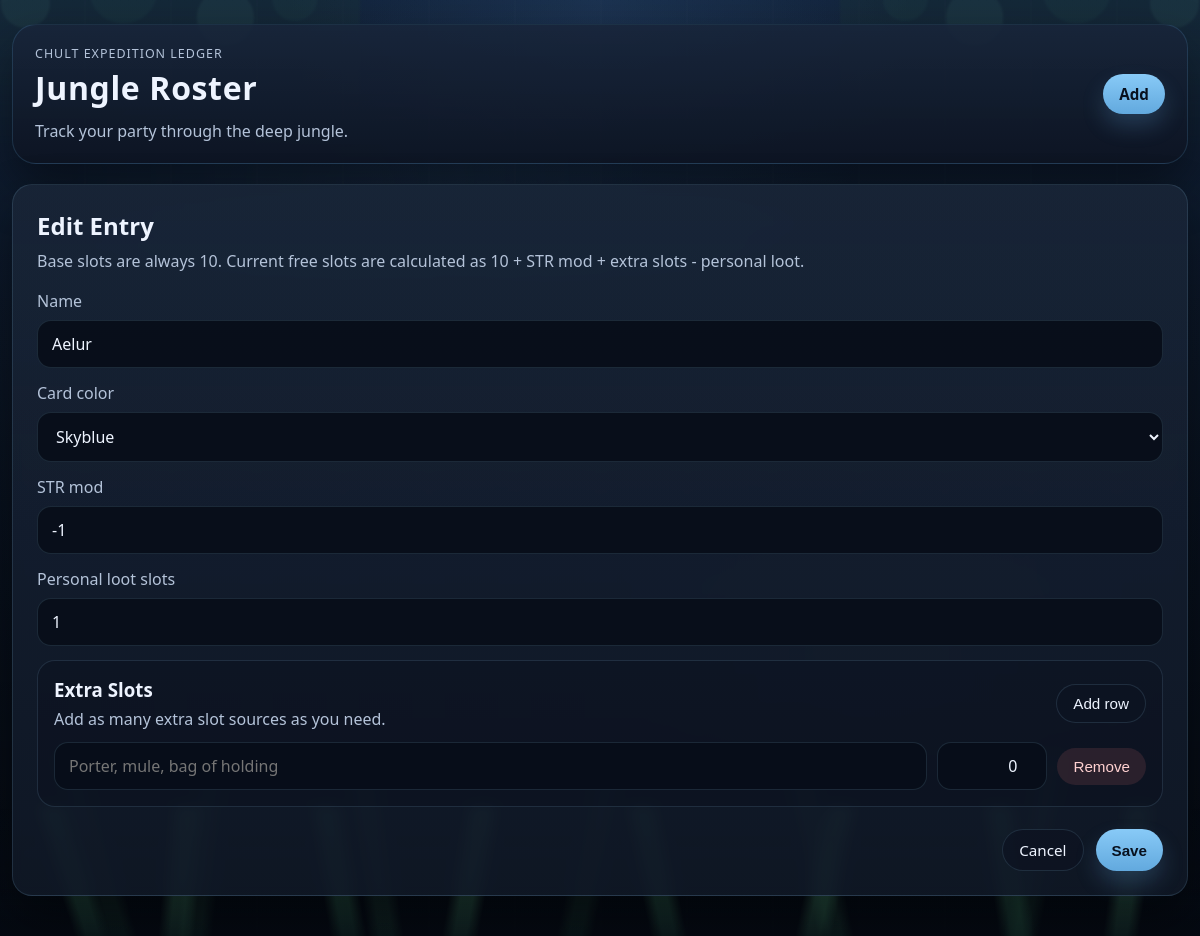
Screenshot of /edit/11 with the database file from the repository.
### tables this page shows
CREATE TABLE members (
            id INTEGER PRIMARY KEY AUTOINCREMENT,
            name TEXT NOT NULL,
            str_mod INTEGER NOT NULL DEFAULT 0,
            max_slots INTEGER NOT NULL DEFAULT 0,
            used_slots INTEGER NOT NULL DEFAULT 0,
            card_color TEXT NOT NULL DEFAULT 'dark-blue'
        );

### app.py (the view, shortened to what this page needs)
@app.route("/edit/<int:member_id>", methods=["GET", "POST"])
def edit_member(member_id: int) -> str:
    member = get_member(member_id)
    extra_slots = [
        {"name": row["name"], "amount": row["amount"]}
        for row in get_member_extra_slots(member_id)
    ]
    if not extra_slots:
        extra_slots = [{"name": "", "amount": 0}]
    return render_template(
        "form.html",
        member=member,
        extra_slots=extra_slots,
        color_options=CARD_COLORS,
        page_title="Edit Entry",
    )

### app.py (called while the page is built)
def get_db() -> sqlite3.Connection:
    if "db" not in g:
        g.db = sqlite3.connect(DATABASE)
        g.db.row_factory = sqlite3.Row
        g.db.execute("PRAGMA foreign_keys = ON")
    return g.db

def get_member(member_id: int) -> sqlite3.Row:
    member = get_db().execute(
        "SELECT * FROM members WHERE id = ?", (member_id,)
    ).fetchone()
    if member is None:
        raise ValueError("Entry not found.")
    return member

def get_member_extra_slots(member_id: int) -> list[sqlite3.Row]:
    return get_db().execute(
        """
        SELECT id, name, amount
        FROM extra_slots
        WHERE member_id = ?
        ORDER BY id
        """,
        (member_id,),
    ).fetchall()

### templates/form.html (shortened to what this page needs)
{% extends "base.html" %}
{% block content %}
  <section class="form-panel">
    <div class="panel-heading">
      <h2>{{ page_title }}</h2>
      <p>Base slots are always 10. Current free slots are calculated as 10 + STR mod + extra slots - personal loot.</p>
    </div>
    <form class="member-form" method="post">
      <label>
        Name
        <input
          type="text"
          name="name"
          value="{{ member['name'] if member else '' }}"
          placeholder="Vivy"
          required
        >
      </label>
      <label>
        Card color
        <select name="card_color">
          {% for color_id, color_label in color_options.items() %}
            <option value="{{ color_id }}" {% if (member and member['card_color'] == color_id) or (not member and color_id == 'dark-blue') %}selected{% endif %}>{{ color_label }}</option>
          {% endfor %}
        </select>
      </label>
      <label>
        STR mod
        <input
          type="number"
          name="str_mod"
          value="{{ member['str_mod'] if member else 0 }}"
        >
      </label>
      <label>
        Personal loot slots
        <input
          type="number"
          name="used_slots"
          min="0"
          value="{{ member['used_slots'] if member else 0 }}"
        >
      </label>
      <section class="extra-slots-section">
        <div class="extra-slots-header">
          <div>
            <h3>Extra Slots</h3>
            <p>Add as many extra slot sources as you need.</p>
          </div>
          <button class="ghost-button add-row-button" type="button" id="add-extra-slot">Add row</button>
        </div>
        <div class="extra-slot-list" id="extra-slot-list">
          {% for item in extra_slots %}
            <div class="extra-slot-row">
              <input
                type="text"
                name="extra_slots_name"
                value="{{ item['name'] }}"
                placeholder="Porter, mule, bag of holding"
              >
              <input
                type="number"
                name="extra_slots_amount"
                min="0"
                value="{{ item['amount'] }}"
                placeholder="0"
              >
              <button class="remove-row-button" type="button">Remove</button>
            </div>
          {% endfor %}
        </div>
      </section>
      <div class="form-actions">
        <a class="ghost-button" href="{{ url_for('index') }}">Cancel</a>
        <button class="primary-button" type="submit">Save</button>
      </div>
    </form>
  </section>
{% endblock %}

### static/styles.css (style rules this page uses)
:root { color-scheme: dark; --bg: #08111f; --panel: rgba(16, 24, 38, 0.9); --panel-alt: rgba(24, 36, 56, 0.88); --border: rgba(118, 165, 193, 0.18); --text: #eef4ff; --muted: #b4c3d9; --accent: #62a9de; --accent-strong: #88caf7; --success: #59c36a; --success-strong: #7ae18c; --warning: #d6b24b; --warning-panel: rgba(64, 53, 14, 0.72); --danger: #e08973; --shadow: 0 24px 50px rgba(0, 0, 0, 0.42); }
* { box-sizing: border-box; }
body { position: relative; margin: 0; min-height: 100vh; font-family: "Segoe UI", Tahoma, Geneva, Verdana, sans-serif; background: radial-gradient(circle at top, rgba(85, 143, 212, 0.18), transparent 28%), linear-gradient(180deg, #14263f 0%, #0b1524 54%, #050a12 100%); color: var(--text); overflow-x: hidden; }
body::before { content: ""; position: fixed; inset: 0; background: linear-gradient(rgba(7, 16, 29, 0.14), rgba(5, 10, 18, 0.64)), repeating-linear-gradient( 90deg, transparent 0, transparent 84px, rgba(255, 255, 255, 0.015) 85px, transparent 86px ); pointer-events: none; z-index: 0; }
a, button, select { transition: opacity 0.2s ease, transform 0.2s ease, background-color 0.2s ease; }
h1, h2, h3, p { margin: 0; }
.primary-button, .ghost-button, .actions a, .actions button, .quick-actions button, .resource-add-form button, .remove-row-button, .loot-item-actions button, .meal-toggle-group span { border: 0; border-radius: 999px; padding: 10px 16px; font-size: 0.95rem; cursor: pointer; text-decoration: none; }
.primary-button { background: linear-gradient(180deg, var(--accent-strong), var(--accent)); color: #08111f; font-weight: 700; box-shadow: 0 12px 22px rgba(98, 169, 222, 0.22); }
.ghost-button, .quick-actions button, .resource-add-form button { background: rgba(13, 20, 34, 0.78); border: 1px solid var(--border); color: var(--text); }
.member-card, .form-panel, .empty-state { background: linear-gradient(180deg, rgba(39, 67, 60, 0.06), transparent 50%), linear-gradient(180deg, var(--panel-alt), var(--panel)); border: 1px solid var(--border); border-radius: 20px; box-shadow: var(--shadow); backdrop-filter: blur(6px); }
.resource-add-form input, .loot-form input, .days-field input, .member-form input, .member-form textarea, .member-form select { width: 100%; padding: 12px 14px; border: 1px solid var(--border); border-radius: 14px; background: rgba(7, 13, 24, 0.88); color: var(--text); font: inherit; }
.actions button, .remove-row-button, .loot-item-actions button { background: rgba(255, 127, 127, 0.12); color: #ffd1d1; }
.form-panel, .empty-state { padding: 24px; }
.panel-heading { margin-bottom: 18px; }
.panel-heading p, .empty-state p { margin-top: 8px; color: var(--muted); }
.member-form, .eat-form { display: grid; gap: 14px; }
.member-form label, .days-field { display: grid; gap: 8px; color: var(--muted); }
.extra-slots-section { display: grid; gap: 12px; padding: 16px; border: 1px solid var(--border); border-radius: 18px; background: rgba(7, 13, 24, 0.3); }
.extra-slots-header { display: flex; align-items: center; justify-content: space-between; gap: 12px; }
.extra-slots-header p { margin-top: 6px; color: var(--muted); }
.add-row-button { white-space: nowrap; }
.extra-slot-list { display: grid; gap: 10px; }
.extra-slot-row { display: grid; grid-template-columns: minmax(0, 1fr) 110px auto; gap: 10px; align-items: center; }
.extra-slot-row input[type="number"] { text-align: right; }
.form-actions { display: flex; justify-content: flex-end; gap: 12px; margin-top: 8px; }

### rows the page displays
members: name "Aelur", card_color "Skyblue", str_mod "-1", used_slots "1"

### other values shown
{{ page_title }} "Edit Entry"
